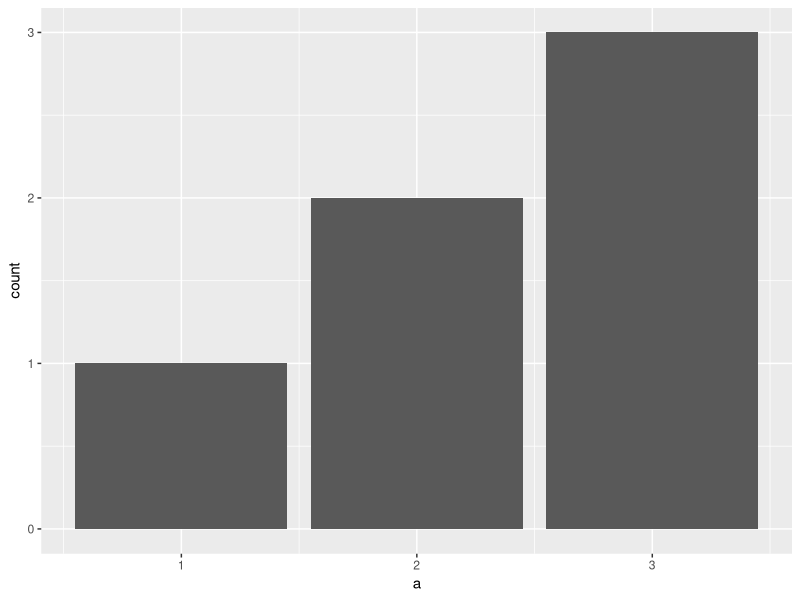
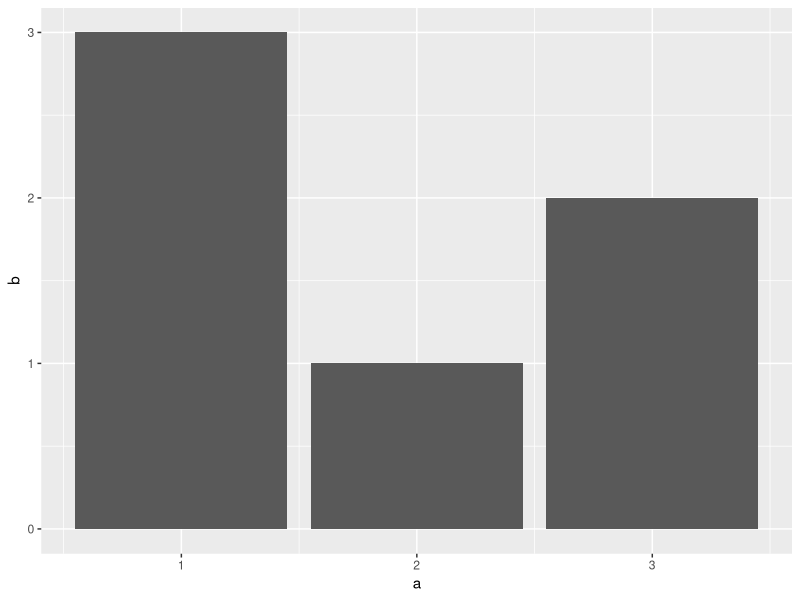
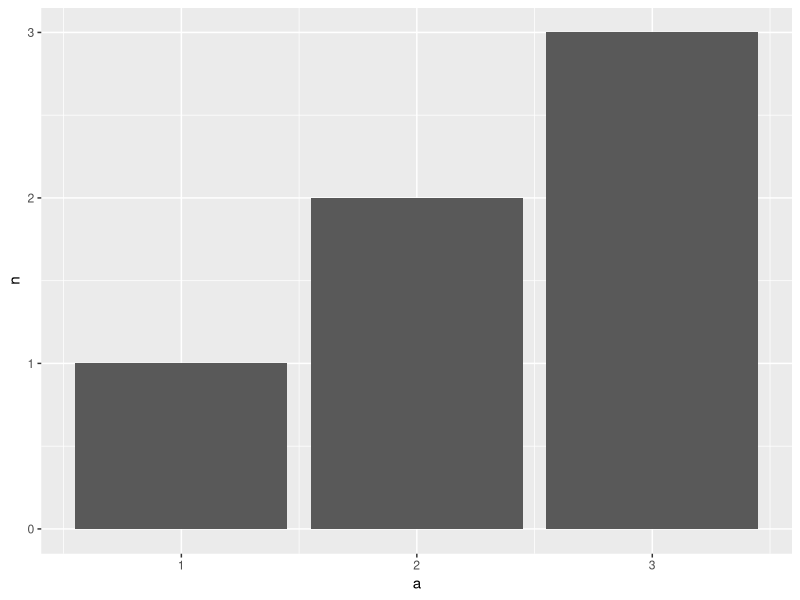
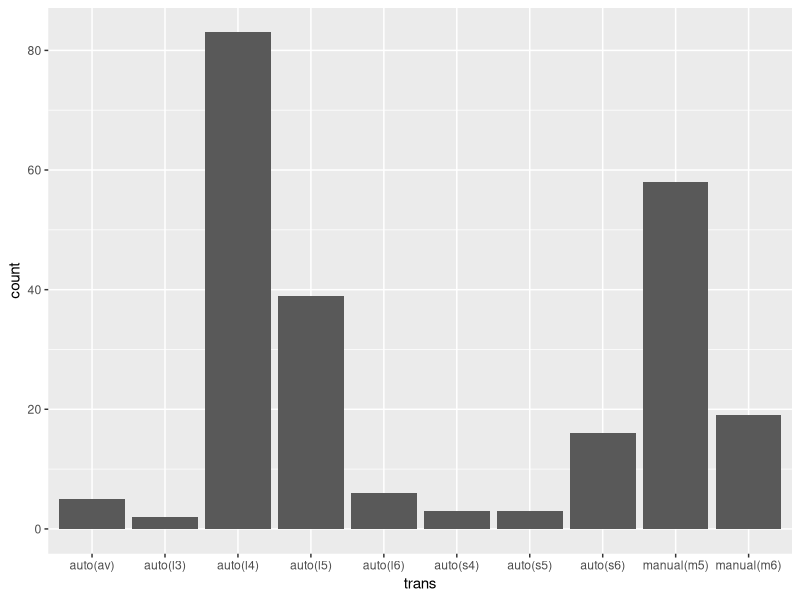
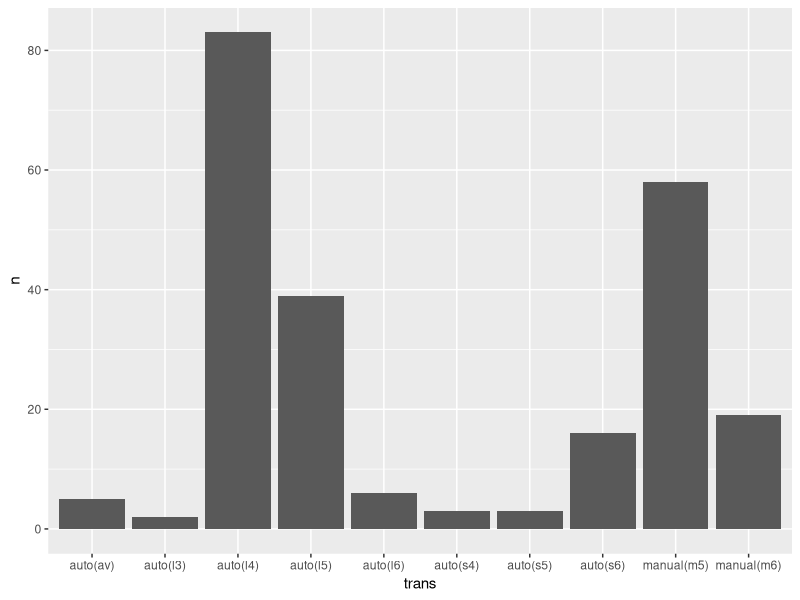
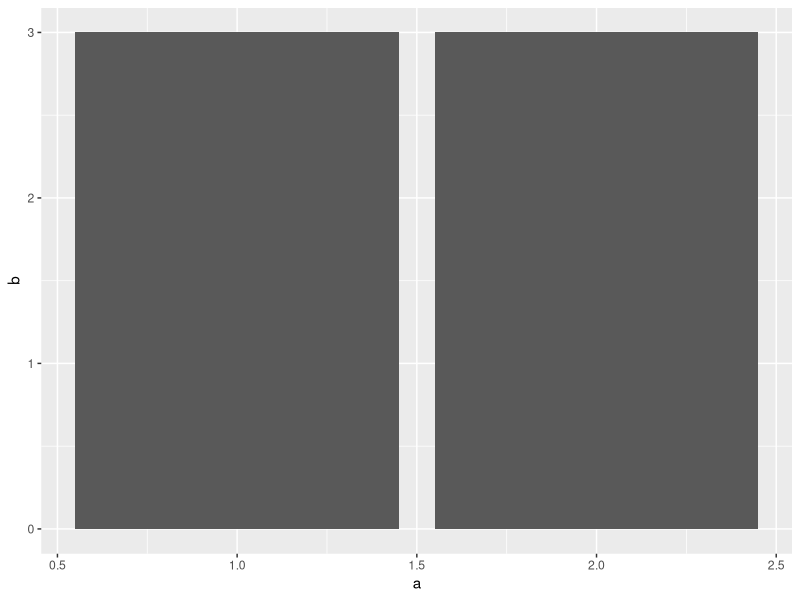
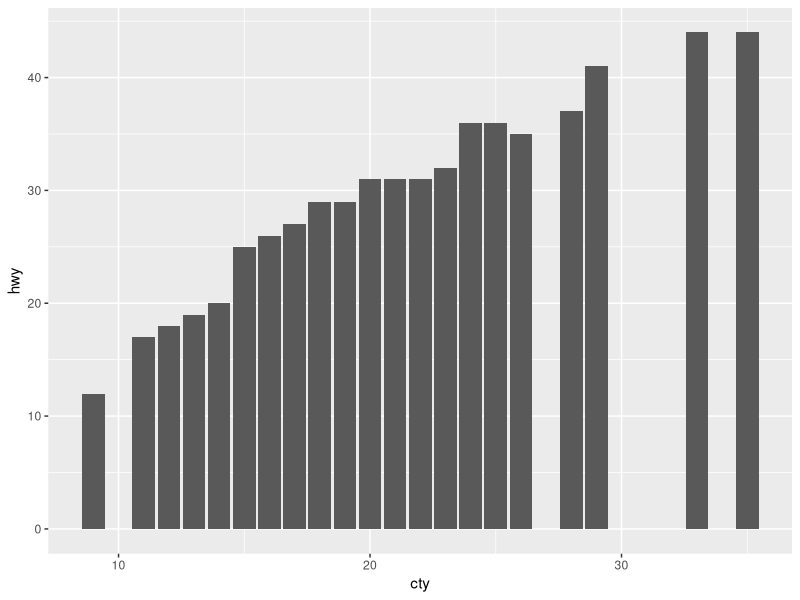
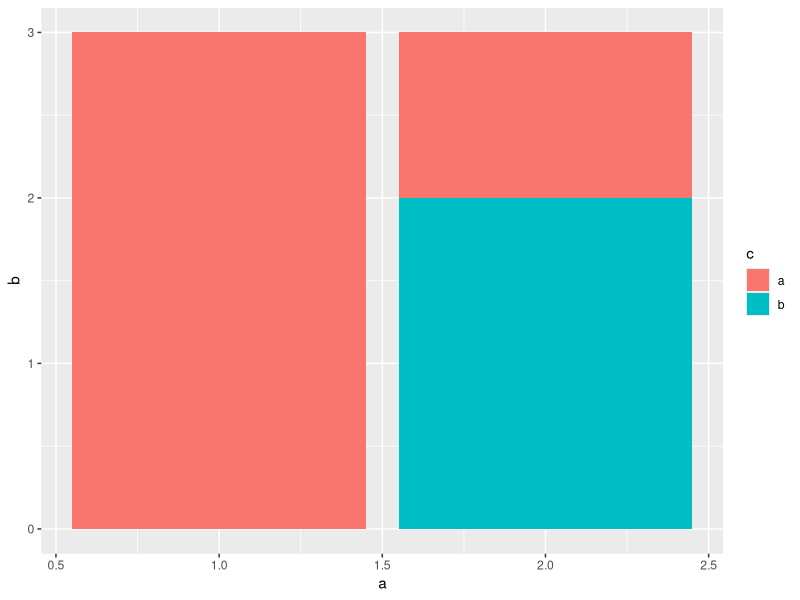

Here is the R script that generated these plots, in order:
## ---- chunk 1
# knitr options
knitr::opts_chunk$set(echo = TRUE)
## ---- chunk 2
library(tidyverse)
## ---- chunk 3
## NOTE: Do not edit this
tibble(a = c(1, 2, 2, 3, 3, 3)) %>% 
  ggplot(aes(x = a)) +
  geom_bar()
## ---- chunk 4
## NOTE: Do not edit this
tibble(
  a = c(1, 2, 3),
  b = c(3, 1, 2)
) %>% 
  ggplot(aes(x = a, y = b)) +
  geom_col()
## ---- chunk 5
## NOTE: Do not edit this
tibble(a = c(1, 2, 2, 3, 3, 3)) %>% 
  count(a) %>% # Count adds the column `n` of counts
  ggplot(aes(x = a, y = n)) +
  geom_col()
## ---- chunk 6
mpg %>%
  ggplot(aes(trans)) +
  geom_bar()

mpg %>% 
  count(trans) %>% 
  ggplot(aes(trans, n)) +
  geom_col()
    
  
## ---- chunk 7
## NOTE: Do not edit this
tibble(
  a = c(1, 2, 2), # Note that our x aesthetic (a) has repeat values
  b = c(3, 1, 2)  # Hence, we have two different b values for a == 2
) %>% 
  ggplot(aes(x = a, y = b)) +
  geom_col()
## ---- chunk 8
## NOTE: Run this chunk for an illustration
mpg %>% filter(cty == 20)
## ---- chunk 9
mpg %>%
  ggplot(aes(x = cty, y = hwy)) +
  geom_col(position = "dodge")
## ---- chunk 10
## NOTE: Do not edit this
tibble(
  a = c(1, 2, 2),
  b = c(3, 1, 2),
  c = c("a", "a", "b")
) %>% 
  ggplot(aes(x = a, y = b, fill = c)) +
  geom_col()
## ---- chunk 11
## NOTE: Do not edit this
tibble(
  a = c(1, 2, 2),
  b = c(3, 1, 2),
  c = c("a", "a", "b")
) %>% 
  ggplot(aes(x = a, y = b, fill = c)) +
  geom_col(position = "dodge")
## ---- chunk 12
## TODO: Run this code without changing, describe your observations on the data
mpg %>%
  ggplot(aes(x = class, fill = class)) +
  geom_bar()
## ---- chunk 13
## TODO: Run this code without changing, describe your observations on the data
mpg %>%
  ggplot(aes(class, fill = drv)) +
  geom_bar()
## ---- chunk 14
mpg %>%
  ggplot(aes(x = manufacturer, fill = class)) +
  geom_bar(position = "dodge") +
  theme(axis.text.x = element_text(angle = 270, vjust = 0.5, hjust = 0))
## ---- chunk 15
## NOTE: Do not edit this
tibble(
  a = c(1, 2, 1, 2),
  b = c(3, 1, 2, 2),
  c = c("a", "a", "b", "b")
) %>% 
  ggplot(aes(x = a, y = b)) +
  geom_col() +
  facet_wrap(~c)
## ---- chunk 16
## NOTE: Do not edit this
# Horizontal facets
tibble(
  a = c(1, 2, 1, 2),
  b = c(3, 1, 2, 2),
  c = c("a", "a", "b", "b")
) %>% 
  ggplot(aes(x = a, y = b)) +
  geom_col() +
  facet_grid(~c)
# Vertical facets
tibble(
  a = c(1, 2, 1, 2),
  b = c(3, 1, 2, 2),
  c = c("a", "a", "b", "b")
) %>% 
  ggplot(aes(x = a, y = b)) +
  geom_col() +
  facet_grid(c ~ .)
# Two-way faceting
tibble(
  a = c(1, 2, 1, 2, 1, 2),
  b = c(3, 1, 2, 2, 3, 1),
  c = c("a", "a", "b", "b", "a", "a"),
  d = c("a", "a", "a", "a", "b", "b")
) %>% 
  ggplot(aes(x = a, y = b)) +
  geom_col() +
  facet_grid(c ~ d)
## ---- chunk 17
mpg %>%
  ggplot(aes(x = cyl)) +
  geom_bar() +
  facet_wrap(~manufacturer)
## ---- chunk 18
# Column-wise approach
tibble(
  x = c(1, 2, 3),
  y = c("a", "b", "c")
)
## ---- chunk 19
# Row-wise approach
tribble(
  ~x, ~y,
   1, "a",
   2, "b",
   3, "c"
)
